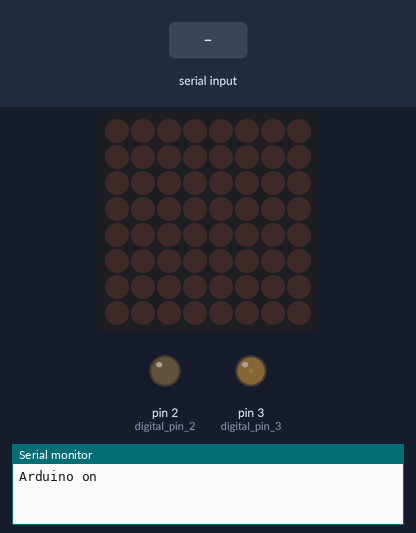
The sketch below on a simulated Arduino Uno, built with avr-gcc and run on an emulated ATmega328P. Parts: 8×8 LED matrix, output pins drawn as LEDs (lit = HIGH), the last lines printed to the serial monitor. The test bench sets the inputs (shaded band).

Above: at 1.2 s.
1.3 s: "90,45\n" received over Serial
At 2.4 s:
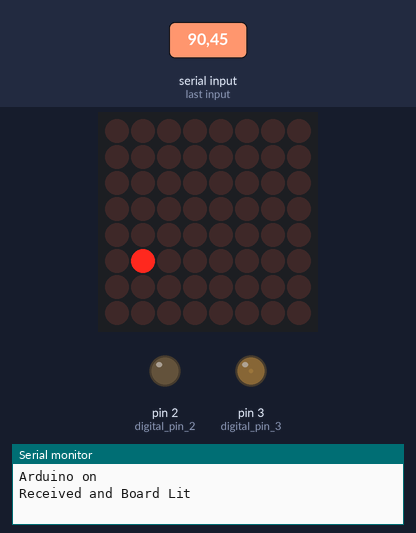
2.8 s: "5\n" received over Serial
At 3.4 s:
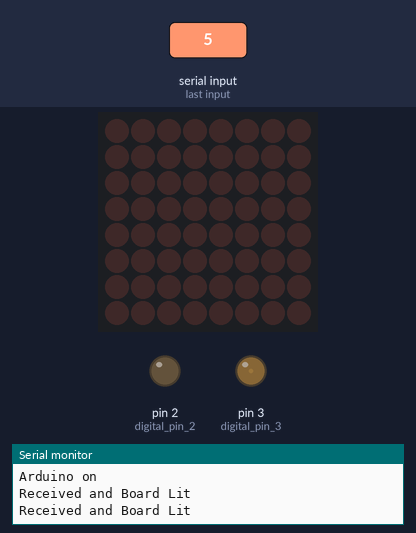
4.3 s: "30,150\n" received over Serial
At 4.7 s:
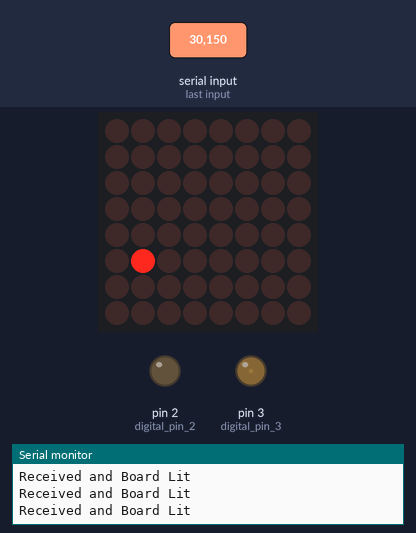
Timing chart, 0 to 7.3 s (numbered marks = the images above; inputs shaded):
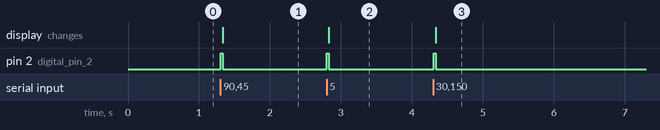

The sketch:

traintrackr_v1.ino
```cpp
#include <Wire.h>
#include <Adafruit_GFX.h>
#include "Adafruit_LEDBackpack.h"

#ifndef _BV
  #define _BV(bit) (1<<(bit))
#endif


Adafruit_LEDBackpack matrix = Adafruit_LEDBackpack();

uint8_t counter = 0;
uint16_t delayTime = 200;
int firstTimer = 0;

void setup() {
  Serial.begin(9600);
  matrix.begin(0x70);  // pass in the address
  Serial.println("Arduino on");
  pinMode(2, OUTPUT);   //digital pin 2 = API CONN
  pinMode(3, OUTPUT);   //digital pin 3 = MCU STATUS
  analogWrite(3, 10);   //PWM to reduce brightness
  digitalWrite(2, LOW);
}

void loop() {
  // matrix.displaybuffer[3] = (1<<0);
  // squarebracket = row (C), leftshift = col (A)

  // String received = "A00C1A00C2A00C3A00C0A01C0"; for testing


  if (Serial.available() > 0) {
    //first clear everything
    for (uint8_t c=0; c<8; c++){
        matrix.displaybuffer[c] = 0;
    }

    String received = Serial.readStringUntil('\n');
    digitalWrite(2, HIGH);
    int a;
    int c;

    int upper_limit = received.length() / 5;
    for (int i = 0; i < upper_limit; i++){
      a = (received[i * 5 + 1] - 48) * 10 + (received[i * 5 + 2] - 48);
      c = received[i * 5 + 4] - 48;
      matrix.displaybuffer[c] |= (1 << a);
    }
    matrix.writeDisplay();
    Serial.println("Received and Board Lit");
    Serial.flush();
    digitalWrite(2, LOW);
  }
}
```

Measured:
- after the input at 1.3 s, pin 2 (digital_pin_2): LOW → HIGH at once, → LOW 0.03 s later; the display: changes at once (image 1)
- after the input at 2.8 s, pin 2 (digital_pin_2): LOW → HIGH at once, → LOW 0.03 s later; the display: changes at once (image 2)
- after the input at 4.3 s, pin 2 (digital_pin_2): LOW → HIGH at once, → LOW 0.03 s later; the display: changes at once (image 3)
